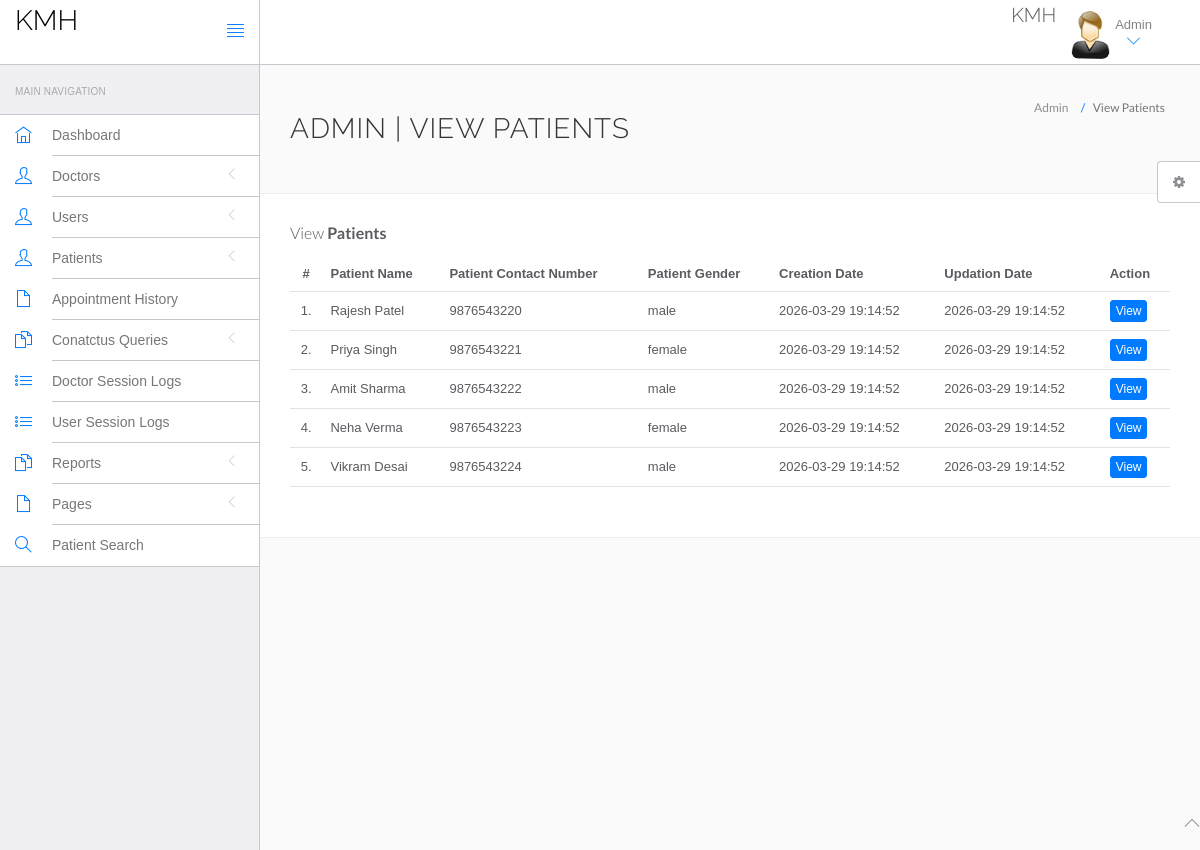
The page /hms/admin/manage-patient.php (signed in) on the database its author committed.
### tables this page shows
CREATE TABLE IF NOT EXISTS `tblpatient` (
  `ID` int(11) NOT NULL AUTO_INCREMENT,
  `Docid` int(11) NOT NULL,
  `PatientName` varchar(255) NOT NULL,
  `PatientContno` varchar(20) NOT NULL,
  `PatientEmail` varchar(255) NOT NULL,
  `PatientGender` varchar(50) NOT NULL,
  `PatientAdd` varchar(255) NOT NULL,
  `PatientAge` int(11) NOT NULL,
  `PatientMedhis` text,
  `CreationDate` timestamp NOT NULL DEFAULT CURRENT_TIMESTAMP,
  `UpdationDate` timestamp NOT NULL DEFAULT CURRENT_TIMESTAMP ON UPDATE CURRENT_TIMESTAMP,
  PRIMARY KEY (`ID`),
  FOREIGN KEY (`Docid`) REFERENCES `doctors`(`id`)
);

### hms/admin/manage-patient.php (the view, shortened to what this page needs)
<?php
include('include/config.php');
if(strlen($_SESSION['id']==0)) {
 header('location:logout.php');
  } else{
?>
<!DOCTYPE html>
<html lang="en">
	<head>
		<link rel="stylesheet" href="vendor/bootstrap/css/bootstrap.min.css">
		<link rel="stylesheet" href="vendor/fontawesome/css/font-awesome.min.css">
		<link rel="stylesheet" href="vendor/themify-icons/themify-icons.min.css">
		<link href="vendor/animate.css/animate.min.css" rel="stylesheet" media="screen">
		<link href="vendor/perfect-scrollbar/perfect-scrollbar.min.css" rel="stylesheet" media="screen">
		<link href="vendor/switchery/switchery.min.css" rel="stylesheet" media="screen">
		<link href="vendor/bootstrap-touchspin/jquery.bootstrap-touchspin.min.css" rel="stylesheet" media="screen">
		<link href="vendor/select2/select2.min.css" rel="stylesheet" media="screen">
		<link href="vendor/bootstrap-datepicker/bootstrap-datepicker3.standalone.min.css" rel="stylesheet" media="screen">
		<link href="vendor/bootstrap-timepicker/bootstrap-timepicker.min.css" rel="stylesheet" media="screen">
		<link rel="stylesheet" href="assets/css/styles.css">
		<link rel="stylesheet" href="assets/css/plugins.css">
		<link rel="stylesheet" href="assets/css/themes/theme-1.css" id="skin_color" />
	</head>
	<body>
		<div id="app">
<?php include('include/sidebar.php');?>
<div class="app-content">
<?php include('include/header.php');?>
<div class="main-content" >
<div class="wrap-content container" id="container">
<section id="page-title">
<div class="row">
<div class="col-sm-8">
<h1 class="mainTitle">Admin | View Patients</h1>
</div>
<ol class="breadcrumb">
<li>
<span>Admin</span>
</li>
<li class="active">
<span>View Patients</span>
</li>
</ol>
</div>
</section>
<div class="container-fluid container-fullw bg-white">
<div class="row">
<div class="col-md-12">
<h5 class="over-title margin-bottom-15">View <span class="text-bold">Patients</span></h5>
<table class="table table-hover" id="sample-table-1">
<thead>
<tr>
<th class="center">#</th>
<th>Patient Name</th>
<th>Patient Contact Number</th>
<th>Patient Gender </th>
<th>Creation Date </th>
<th>Updation Date </th>
<th>Action</th>
</tr>
</thead>
<tbody>
<?php
$sql=mysqli_query($con,"select * from tblpatient");
$cnt=1;
while($row=mysqli_fetch_array($sql))
{
?>
<tr>
<td class="center"><?php echo $cnt;?>.</td>
<td class="hidden-xs"><?php echo $row['PatientName'];?></td>
<td><?php echo $row['PatientContno'];?></td>
<td><?php echo $row['PatientGender'];?></td>
<td><?php echo $row['CreationDate'];?></td>
<td><?php echo $row['UpdationDate'];?>
</td>
<td>
<a href="view-patient.php?viewid=<?php echo $row['ID'];?>" class="btn btn-primary btn-xs" target="_blank">View</a>
</td>
</tr>
<?php
$cnt=$cnt+1;
 }?></tbody>
</table>
</div>
</div>
</div>
</div>
</div>
</div>
</div>
	<?php include('include/footer.php');?>
	<?php include('include/setting.php');?>
	</body>
</html>
<?php } ?>

### hms/admin/assets/css/themes/theme-1.css (style rules this page uses)
body { background: #FAFAFA; }

### rows shown on the page
tblpatient: PatientName "Rajesh Patel", PatientContno "9876543220", PatientGender "male", CreationDate "2026-03-29 19:14:52", UpdationDate "2026-03-29 19:14:52"
tblpatient: PatientName "Priya Singh", PatientContno "9876543221", PatientGender "female", CreationDate "2026-03-29 19:14:52", UpdationDate "2026-03-29 19:14:52"
tblpatient: PatientName "Amit Sharma", PatientContno "9876543222", PatientGender "male", CreationDate "2026-03-29 19:14:52", UpdationDate "2026-03-29 19:14:52"
tblpatient: PatientName "Neha Verma", PatientContno "9876543223", PatientGender "female", CreationDate "2026-03-29 19:14:52", UpdationDate "2026-03-29 19:14:52"
tblpatient: PatientName "Vikram Desai", PatientContno "9876543224", PatientGender "male", CreationDate "2026-03-29 19:14:52", UpdationDate "2026-03-29 19:14:52"
